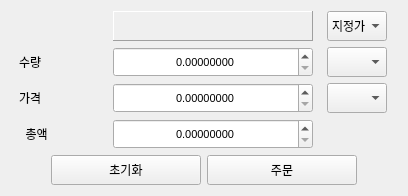
            <widget class="QWidget" name="tab_5">
             <attribute name="title">
              <string>매도</string>
             </attribute>
             <layout class="QVBoxLayout" name="verticalLayout_3">
              <item>
               <layout class="QHBoxLayout" name="horizontalLayout_22">
                <property name="spacing">
                 <number>6</number>
                </property>
                <item>
                 <widget class="QLabel" name="label_3">
                  <property name="minimumSize">
                   <size>
                    <width>80</width>
                    <height>30</height>
                   </size>
                  </property>
                  <property name="maximumSize">
                   <size>
                    <width>80</width>
                    <height>30</height>
                   </size>
                  </property>
                  <property name="text">
                   <string/>
                  </property>
                 </widget>
                </item>
                <item>
                 <widget class="QLabel" name="label_sell">
                  <property name="minimumSize">
                   <size>
                    <width>200</width>
                    <height>30</height>
                   </size>
                  </property>
                  <property name="maximumSize">
                   <size>
                    <width>200</width>
                    <height>30</height>
                   </size>
                  </property>
                  <property name="frameShape">
                   <enum>QFrame::Panel</enum>
                  </property>
                  <property name="frameShadow">
                   <enum>QFrame::Raised</enum>
                  </property>
                  <property name="text">
                   <string/>
                  </property>
                  <property name="alignment">
                   <set>Qt::AlignCenter</set>
                  </property>
                 </widget>
                </item>
                <item>
                 <widget class="QComboBox" name="comboBox_3">
                  <property name="minimumSize">
                   <size>
                    <width>60</width>
                    <height>30</height>
                   </size>
                  </property>
                  <property name="maximumSize">
                   <size>
                    <width>60</width>
                    <height>30</height>
                   </size>
                  </property>
                  <item>
                   <property name="text">
                    <string>지정가</string>
                   </property>
                  </item>
                  <item>
                   <property name="text">
                    <string>시장가</string>
                   </property>
                  </item>
                  <item>
                   <property name="text">
                    <string>예약</string>
                   </property>
                  </item>
                 </widget>
                </item>
               </layout>
              </item>
              <item>
               <layout class="QHBoxLayout" name="horizontalLayout_18">
                <property name="spacing">
                 <number>6</number>
                </property>
                <item>
                 <widget class="QLabel" name="label_25">
                  <property name="minimumSize">
                   <size>
                    <width>80</width>
                    <height>30</height>
                   </size>
                  </property>
                  <property name="maximumSize">
                   <size>
                    <width>80</width>
                    <height>30</height>
                   </size>
                  </property>
                  <property name="text">
                   <string>수량</string>
                  </property>
                  <property name="alignment">
                   <set>Qt::AlignLeading|Qt::AlignLeft|Qt::AlignVCenter</set>
                  </property>
                 </widget>
                </item>
                <item>
                 <widget class="QDoubleSpinBox" name="doubleSpinBox_sellamt">
                  <property name="minimumSize">
                   <size>
                    <width>200</width>
                    <height>30</height>
                   </size>
                  </property>
                  <property name="maximumSize">
                   <size>
                    <width>200</width>
                    <height>30</height>
                   </size>
                  </property>
                  <property name="font">
                   <font>
                    <family>Arial</family>
                    <pointsize>8</pointsize>
                   </font>
                  </property>
                  <property name="alignment">
                   <set>Qt::AlignCenter</set>
                  </property>
                  <property name="decimals">
                   <number>8</number>
                  </property>
                  <property name="maximum">
                   <double>9999999999.989999771118164</double>
                  </property>
                 </widget>
                </item>
                <item>
                 <widget class="QComboBox" name="comboBox_sellAratio">
                  <property name="minimumSize">
                   <size>
                    <width>60</width>
                    <height>30</height>
                   </size>
                  </property>
                  <property name="maximumSize">
                   <size>
                    <width>60</width>
                    <height>30</height>
                   </size>
                  </property>
                 </widget>
                </item>
               </layout>
              </item>
              <item>
               <layout class="QHBoxLayout" name="horizontalLayout_17">
                <property name="spacing">
                 <number>6</number>
                </property>
                <item>
                 <widget class="QLabel" name="label_23">
                  <property name="minimumSize">
                   <size>
                    <width>80</width>
                    <height>30</height>
                   </size>
                  </property>
                  <property name="maximumSize">
                   <size>
                    <width>80</width>
                    <height>30</height>
                   </size>
                  </property>
                  <property name="text">
                   <string>가격</string>
                  </property>
                  <property name="alignment">
                   <set>Qt::AlignLeading|Qt::AlignLeft|Qt::AlignVCenter</set>
                  </property>
                 </widget>
                </item>
                <item>
                 <widget class="QDoubleSpinBox" name="doubleSpinBox_sellprice">
                  <property name="minimumSize">
                   <size>
                    <width>200</width>
                    <height>30</height>
                   </size>
                  </property>
                  <property name="maximumSize">
                   <size>
                    <width>200</width>
                    <height>30</height>
                   </size>
                  </property>
                  <property name="font">
                   <font>
                    <family>Arial</family>
                    <pointsize>8</pointsize>
                   </font>
                  </property>
                  <property name="alignment">
                   <set>Qt::AlignCenter</set>
                  </property>
                  <property name="decimals">
                   <number>8</number>
                  </property>
                  <property name="maximum">
                   <double>9999999999.989999771118164</double>
                  </property>
                 </widget>
                </item>
                <item>
                 <widget class="QComboBox" name="comboBox_sellPratio">
                  <property name="minimumSize">
                   <size>
                    <width>60</width>
                    <height>30</height>
                   </size>
                  </property>
                  <property name="maximumSize">
                   <size>
                    <width>60</width>
                    <height>30</height>
                   </size>
                  </property>
                  <property name="font">
                   <font>
                    <family>Arial</family>
                    <pointsize>8</pointsize>
                   </font>
                  </property>
                  <property name="sizeAdjustPolicy">
                   <enum>QComboBox::AdjustToContents</enum>
                  </property>
                 </widget>
                </item>
               </layout>
              </item>
              <item>
               <layout class="QHBoxLayout" name="horizontalLayout_15">
                <property name="spacing">
                 <number>6</number>
                </property>
                <item>
                 <widget class="QLabel" name="label_19">
                  <property name="minimumSize">
                   <size>
                    <width>80</width>
                    <height>30</height>
                   </size>
                  </property>
                  <property name="maximumSize">
                   <size>
                    <width>80</width>
                    <height>30</height>
                   </size>
                  </property>
                  <property name="tabletTracking">
                   <bool>false</bool>
                  </property>
                  <property name="text">
                   <string>  총액</string>
                  </property>
                  <property name="alignment">
                   <set>Qt::AlignLeading|Qt::AlignLeft|Qt::AlignVCenter</set>
                  </property>
                 </widget>
                </item>
                <item>
                 <widget class="QDoubleSpinBox" name="doubleSpinBox_selltot">
                  <property name="minimumSize">
                   <size>
                    <width>200</width>
                    <height>30</height>
                   </size>
                  </property>
                  <property name="maximumSize">
                   <size>
                    <width>200</width>
                    <height>30</height>
                   </size>
                  </property>
                  <property name="font">
                   <font>
                    <family>Arial</family>
                    <pointsize>8</pointsize>
                   </font>
                  </property>
                  <property name="alignment">
                   <set>Qt::AlignCenter</set>
                  </property>
                  <property name="decimals">
                   <number>8</number>
                  </property>
                  <property name="maximum">
                   <double>9999999999.989999771118164</double>
                  </property>
                 </widget>
                </item>
                <item>
                 <widget class="QLabel" name="label_20">
                  <property name="minimumSize">
                   <size>
                    <width>60</width>
                    <height>30</height>
                   </size>
                  </property>
                  <property name="maximumSize">
                   <size>
                    <width>60</width>
                    <height>30</height>
                   </size>
                  </property>
                  <property name="font">
                   <font>
                    <family>Arial</family>
                    <pointsize>8</pointsize>
                   </font>
                  </property>
                  <property name="text">
                   <string/>
                  </property>
                  <property name="alignment">
                   <set>Qt::AlignJustify|Qt::AlignVCenter</set>
                  </property>
                 </widget>
                </item>
               </layout>
              </item>
              <item>
               <layout class="QHBoxLayout" name="horizontalLayout_19">
                <item>
                 <spacer name="horizontalSpacer_8">
                  <property name="orientation">
                   <enum>Qt::Horizontal</enum>
                  </property>
                  <property name="sizeHint" stdset="0">
                   <size>
                    <width>40</width>
                    <height>20</height>
                   </size>
                  </property>
                 </spacer>
                </item>
                <item>
                 <widget class="QPushButton" name="pushButton_sellinit">
                  <property name="minimumSize">
                   <size>
                    <width>150</width>
                    <height>30</height>
                   </size>
                  </property>
                  <property name="maximumSize">
                   <size>
                    <width>150</width>
                    <height>30</height>
                   </size>
                  </property>
                  <property name="text">
                   <string>초기화</string>
                  </property>
                 </widget>
                </item>
                <item>
                 <widget class="QPushButton" name="pushButton_sell">
                  <property name="minimumSize">
                   <size>
                    <width>150</width>
                    <height>30</height>
                   </size>
                  </property>
                  <property name="maximumSize">
                   <size>
                    <width>150</width>
                    <height>30</height>
                   </size>
                  </property>
                  <property name="text">
                   <string>주문</string>
                  </property>
                 </widget>
                </item>
                <item>
                 <spacer name="horizontalSpacer_9">
                  <property name="orientation">
                   <enum>Qt::Horizontal</enum>
                  </property>
                  <property name="sizeHint" stdset="0">
                   <size>
                    <width>40</width>
                    <height>20</height>
                   </size>
                  </property>
                 </spacer>
                </item>
               </layout>
              </item>
             </layout>
            </widget>
